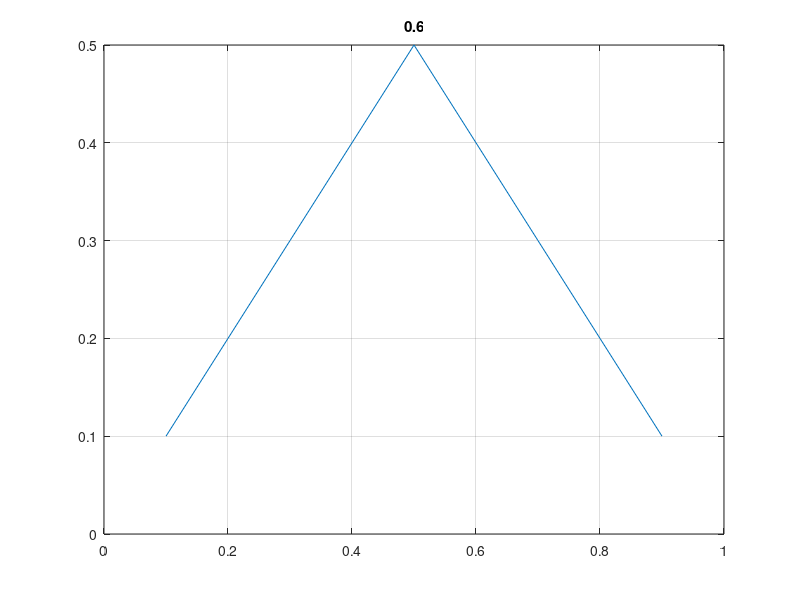

The MATLAB source for this figure:
%%%%%%%%%%%%%%%%%%%%%%%%%%%%%%%%%%%%%%%%%%%%%%%%%%%
% Lax Friedrich like scheme for a                 %  
%   Initial Boundary Value Problem                %  
%       u_t+|u_x|=1 in (-1,1)                     %  
%           u(x,0) = 0                            %
%           u(-1,t) = u(1,t) = 0                  %  
%                                                 %  
%           At steady state u(x) = 1-|x|          %  
%%%%%%%%%%%%%%%%%%%%%%%%%%%%%%%%%%%%%%%%%%%%%%%%%%%

N = 10;
a = 0;
b = 1;

h = (b-a)/N;
x = (a+h:h:b-h)';

delt = h;

t0 = 0;
tf = 0.3;

M = ((tf-t0)/delt);
u0 = x.^2;
u = u0;

error = 100;
tol = 10^-3;

iter = 1;
while error > tol
    %for k=1:M+1
        u(1) = min([u0(2),0])+delt;
        for j=2:N-2
            u(j) = min([u0(j+1),u0(j-1)])+delt;
        end
        u(N-1) = min([u0(N-2),0])+delt;
        
        plot(x,u);
        grid on
        axis([0,1,0,0.5])
        title(num2str(iter*delt));
        pause(1);
        
        error = max(abs(u-u0));
        iter = iter+1;
        u0 = u;
    %end
end